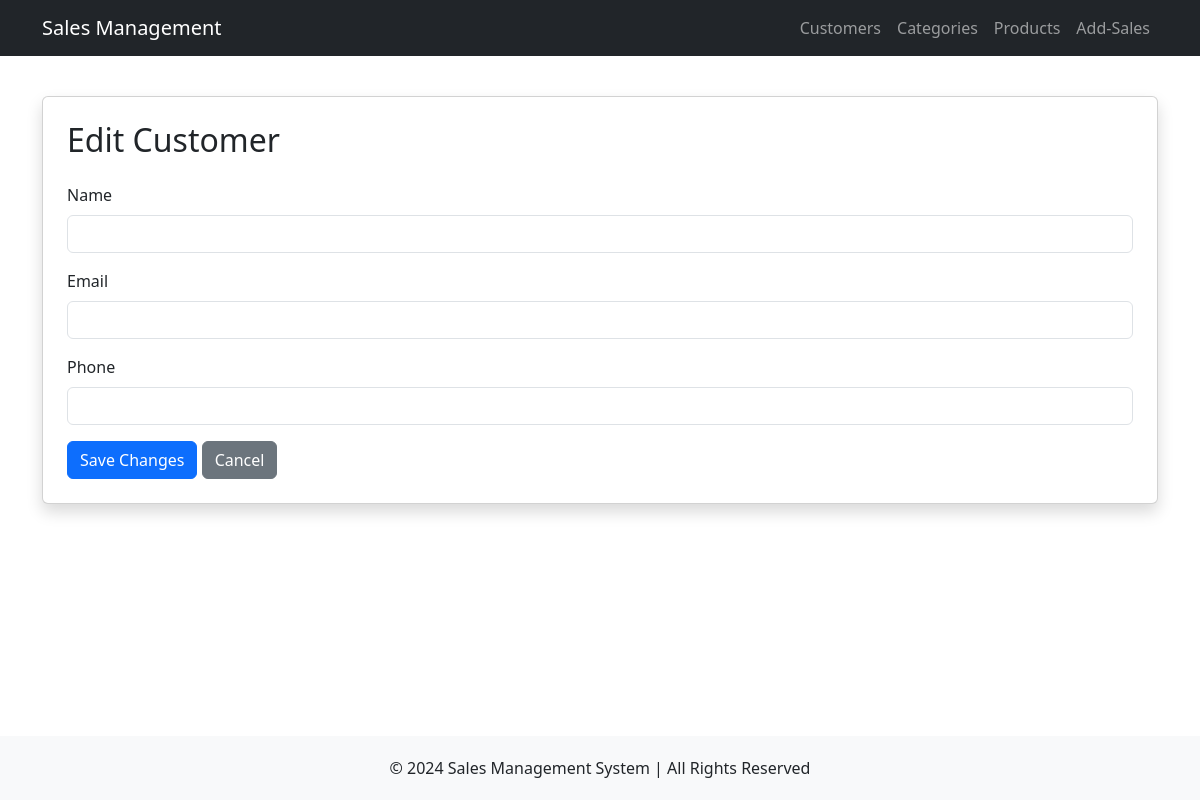
/edit_customer/1, run on an earlier commit of the app's database.
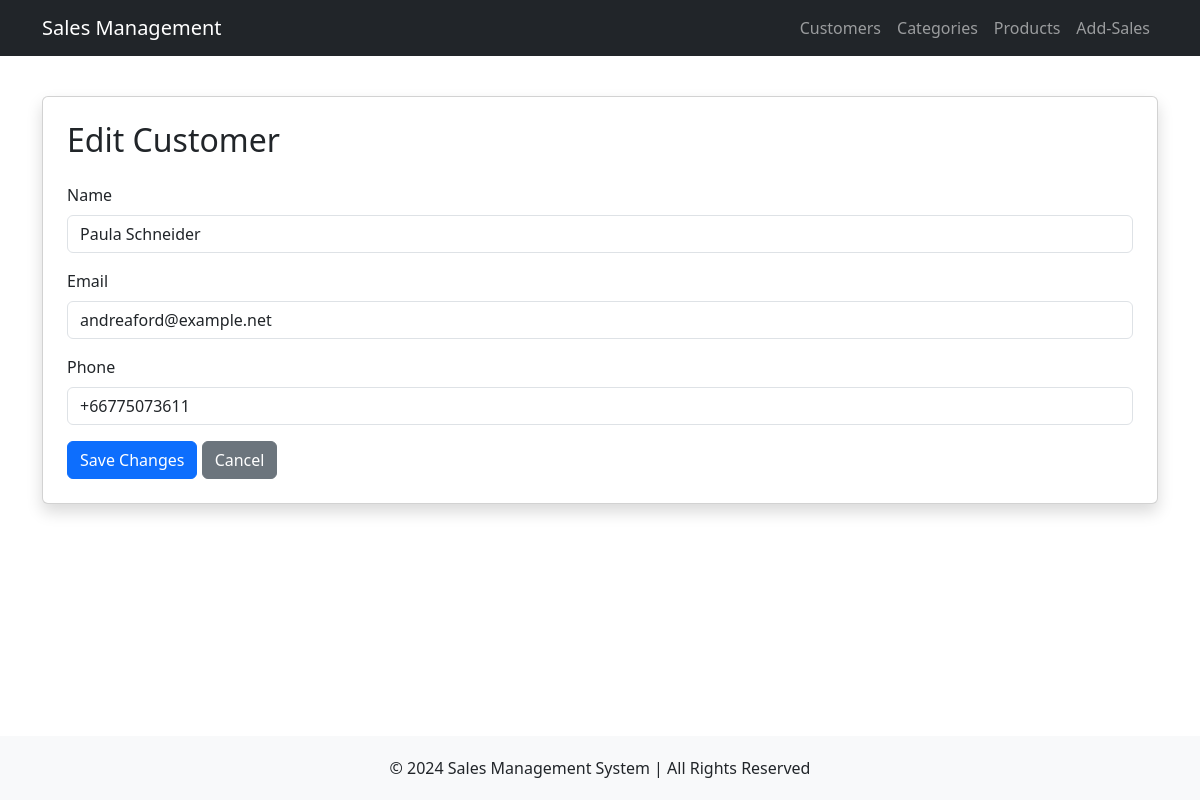
And on a later commit of the database.
### tables this page shows
CREATE TABLE Customers (
    cus_id INTEGER PRIMARY KEY AUTOINCREMENT NOT NULL UNIQUE,
    name VARCHAR(30) NOT NULL,
    email VARCHAR(50) UNIQUE,
    tel VARCHAR(15) UNIQUE
);

### routes/customers.py (the view, shortened to what this page needs)
@customer_bp.route('/edit_customer/<int:cus_id>', methods=['GET', 'POST'])
def edit_customer(cus_id):
    try:
        conn = get_db_connection()
        customer = conn.execute('SELECT * FROM Customers WHERE cus_id = ?', (cus_id,)).fetchone()
        conn.close()
        return render_template('edit_customer.html', customer=customer)
    except Exception as e:
        flash(f"Error updating customer: {str(e)}", 'danger')
        return redirect(url_for('customer_bp.customers'))

### routes/customers.py (called while the page is built)
def get_db_connection():
    conn = sqlite3.connect(DATABASE)
    conn.row_factory = sqlite3.Row
    return conn

### templates/edit_customer.html
{% extends 'base.html' %}
{% block content %}
    <div class='card shadow p-4'>
        <h2 class='mb-4'>Edit Customer</h2>
        <form action='' method='post'>
            <div class='mb-3'>
                <label class='form-label'>Name</label>
                <input type='text' name='name' value='{{ customer["name"] }}' required class='form-control'>
            </div>
            <div class='mb-3'>
                <label class='form-label'>Email</label>
                <input type='email' name='email' value='{{ customer["email"] }}' required class='form-control'>
            </div>
            <div class='mb-3'>
                <label class='form-label'>Phone</label>
                <input type='text' name='tel' value='{{ customer["tel"] }}' required class='form-control'>
            </div>
            <button type='submit' class='btn btn-primary'>Save Changes</button>
            <a href='/customers' class='btn btn-secondary'>Cancel</a>
        </form>
    </div>
{% endblock %}

What changed in the data, as far as the page shows it:
added Customers: name "Paula Schneider", email "andreaford@example.net", tel "+66775073611"
